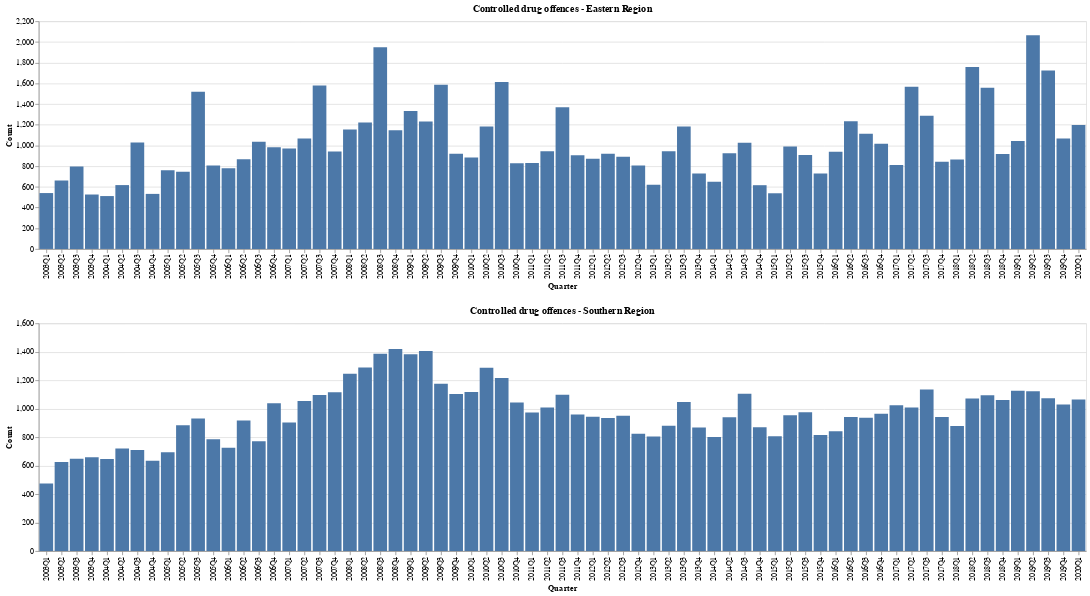

The notebook cell saved with this chart:
### Code cell
chart_drugs_east & chart_drugs_south

### Figure 1 — Vega-Lite specification as saved in the notebook (floating-point values rounded to 4 significant figures)
{"config": {"view": {"continuousWidth": 400, "continuousHeight": 300}}, "vconcat": [{"data": {"name": "data-5fd44255ed5648986d643f24700a9434"}, "mark": "bar", "encoding": {"x": {"type": "nominal", "field": "Quarter"}, "y": {"type": "quantitative", "field": "Count"}}, "title": "Controlled drug offences - Eastern Region"}, {"data": {"name": "data-ebf12ed5c72ff18f5a1a3a731801c58b"}, "mark": "bar", "encoding": {"x": {"type": "nominal", "field": "Quarter"}, "y": {"type": "quantitative", "field": "Count"}}, "title": "Controlled drug offences - Southern Region"}], "$schema": "https://vega.github.io/schema/vega-lite/v4.8.1.json", "datasets": {"data-5fd44255ed5648986d643f24700a9434": [{"Quarter": "2003Q1", "Count": 540}, {"Quarter": "2003Q2", "Count": 662}, {"Quarter": "2003Q3", "Count": 796}, {"Quarter": "2003Q4", "Count": 526}, {"Quarter": "2004Q1", "Count": 511}, {"Quarter": "2004Q2", "Count": 617}, {"Quarter": "2004Q3", "Count": 1028}, {"Quarter": "2004Q4", "Count": 532}, {"Quarter": "2005Q1", "Count": 760}, {"Quarter": "2005Q2", "Count": 747}, {"Quarter": "2005Q3", "Count": 1519}, {"Quarter": "2005Q4", "Count": 807}, {"Quarter": "2006Q1", "Count": 779}, {"Quarter": "2006Q2", "Count": 866}, {"Quarter": "2006Q3", "Count": 1036}, {"Quarter": "2006Q4", "Count": 983}, {"Quarter": "2007Q1", "Count": 971}, {"Quarter": "2007Q2", "Count": 1066}, {"Quarter": "2007Q3", "Count": 1579}, {"Quarter": "2007Q4", "Count": 942}, {"Quarter": "2008Q1", "Count": 1155}, {"Quarter": "2008Q2", "Count": 1221}, {"Quarter": "2008Q3", "Count": 1949}, {"Quarter": "2008Q4", "Count": 1146}, {"Quarter": "2009Q1", "Count": 1333}, {"Quarter": "2009Q2", "Count": 1232}, {"Quarter": "2009Q3", "Count": 1586}, {"Quarter": "2009Q4", "Count": 921}, {"Quarter": "2010Q1", "Count": 884}, {"Quarter": "2010Q2", "Count": 1184}, {"Quarter": "2010Q3", "Count": 1612}, {"Quarter": "2010Q4", "Count": 829}, {"Quarter": "2011Q1", "Count": 830}, {"Quarter": "2011Q2", "Count": 943}, {"Quarter": "2011Q3", "Count": 1369}, {"Quarter": "2011Q4", "Count": 905}, {"Quarter": "2012Q1", "Count": 871}, {"Quarter": "2012Q2", "Count": 919}, {"Quarter": "2012Q3", "Count": 892}, {"Quarter": "2012Q4", "Count": 807}, {"Quarter": "2013Q1", "Count": 620}, {"Quarter": "2013Q2", "Count": 943}, {"Quarter": "2013Q3", "Count": 1183}, {"Quarter": "2013Q4", "Count": 728}, {"Quarter": "2014Q1", "Count": 650}, {"Quarter": "2014Q2", "Count": 924}, {"Quarter": "2014Q3", "Count": 1025}, {"Quarter": "2014Q4", "Count": 616}, {"Quarter": "2015Q1", "Count": 538}, {"Quarter": "2015Q2", "Count": 990}, {"Quarter": "2015Q3", "Count": 907}, {"Quarter": "2015Q4", "Count": 729}, {"Quarter": "2016Q1", "Count": 940}, {"Quarter": "2016Q2", "Count": 1233}, {"Quarter": "2016Q3", "Count": 1113}, {"Quarter": "2016Q4", "Count": 1016}, {"Quarter": "2017Q1", "Count": 810}, {"Quarter": "2017Q2", "Count": 1566}, {"Quarter": "2017Q3", "Count": 1287}, {"Quarter": "2017Q4", "Count": 843}, {"Quarter": "2018Q1", "Count": 865}, {"Quarter": "2018Q2", "Count": 1757}, {"Quarter": "2018Q3", "Count": 1557}, {"Quarter": "2018Q4", "Count": 917}, {"Quarter": "2019Q1", "Count": 1043}, {"Quarter": "2019Q2", "Count": 2064}, {"Quarter": "2019Q3", "Count": 1725}, {"Quarter": "2019Q4", "Count": 1068}, {"Quarter": "2020Q1", "Count": 1197}], "data-ebf12ed5c72ff18f5a1a3a731801c58b": [{"Quarter": "2003Q1", "Count": 474}, {"Quarter": "2003Q2", "Count": 626}, {"Quarter": "2003Q3", "Count": 648}, {"Quarter": "2003Q4", "Count": 659}, {"Quarter": "2004Q1", "Count": 647}, {"Quarter": "2004Q2", "Count": 720}, {"Quarter": "2004Q3", "Count": 710}, {"Quarter": "2004Q4", "Count": 634}, {"Quarter": "2005Q1", "Count": 694}, {"Quarter": "2005Q2", "Count": 883}, {"Quarter": "2005Q3", "Count": 932}, {"Quarter": "2005Q4", "Count": 785}, {"Quarter": "2006Q1", "Count": 726}, {"Quarter": "2006Q2", "Count": 918}, {"Quarter": "2006Q3", "Count": 771}, {"Quarter": "2006Q4", "Count": 1039}, {"Quarter": "2007Q1", "Count": 903}, {"Quarter": "2007Q2", "Count": 1055}, {"Quarter": "2007Q3", "Count": 1096}, {"Quarter": "2007Q4", "Count": 1116}, {"Quarter": "2008Q1", "Count": 1245}, {"Quarter": "2008Q2", "Count": 1290}, {"Quarter": "2008Q3", "Count": 1386}, {"Quarter": "2008Q4", "Count": 1420}, {"Quarter": "2009Q1", "Count": 1382}, {"Quarter": "2009Q2", "Count": 1406}, {"Quarter": "2009Q3", "Count": 1175}, {"Quarter": "2009Q4", "Count": 1103}, {"Quarter": "2010Q1", "Count": 1118}, {"Quarter": "2010Q2", "Count": 1288}, {"Quarter": "2010Q3", "Count": 1216}, {"Quarter": "2010Q4", "Count": 1043}, {"Quarter": "2011Q1", "Count": 974}, {"Quarter": "2011Q2", "Count": 1009}, {"Quarter": "2011Q3", "Count": 1098}, {"Quarter": "2011Q4", "Count": 959}, {"Quarter": "2012Q1", "Count": 944}, {"Quarter": "2012Q2", "Count": 934}, {"Quarter": "2012Q3", "Count": 950}, {"Quarter": "2012Q4", "Count": 825}, {"Quarter": "2013Q1", "Count": 805}, {"Quarter": "2013Q2", "Count": 880}, {"Quarter": "2013Q3", "Count": 1048}, {"Quarter": "2013Q4", "Count": 868}, {"Quarter": "2014Q1", "Count": 802}, {"Quarter": "2014Q2", "Count": 940}, {"Quarter": "2014Q3", "Count": 1106}, {"Quarter": "2014Q4", "Count": 869}, {"Quarter": "2015Q1", "Count": 807}, {"Quarter": "2015Q2", "Count": 954}, {"Quarter": "2015Q3", "Count": 976}, {"Quarter": "2015Q4", "Count": 816}, {"Quarter": "2016Q1", "Count": 841}, {"Quarter": "2016Q2", "Count": 941}, {"Quarter": "2016Q3", "Count": 937}, {"Quarter": "2016Q4", "Count": 965}, {"Quarter": "2017Q1", "Count": 1024}, {"Quarter": "2017Q2", "Count": 1009}, {"Quarter": "2017Q3", "Count": 1135}, {"Quarter": "2017Q4", "Count": 941}, {"Quarter": "2018Q1", "Count": 879}, {"Quarter": "2018Q2", "Count": 1071}, {"Quarter": "2018Q3", "Count": 1094}, {"Quarter": "2018Q4", "Count": 1061}, {"Quarter": "2019Q1", "Count": 1127}, {"Quarter": "2019Q2", "Count": 1123}, {"Quarter": "2019Q3", "Count": 1073}, {"Quarter": "2019Q4", "Count": 1029}, {"Quarter": "2020Q1", "Count": 1065}]}}
